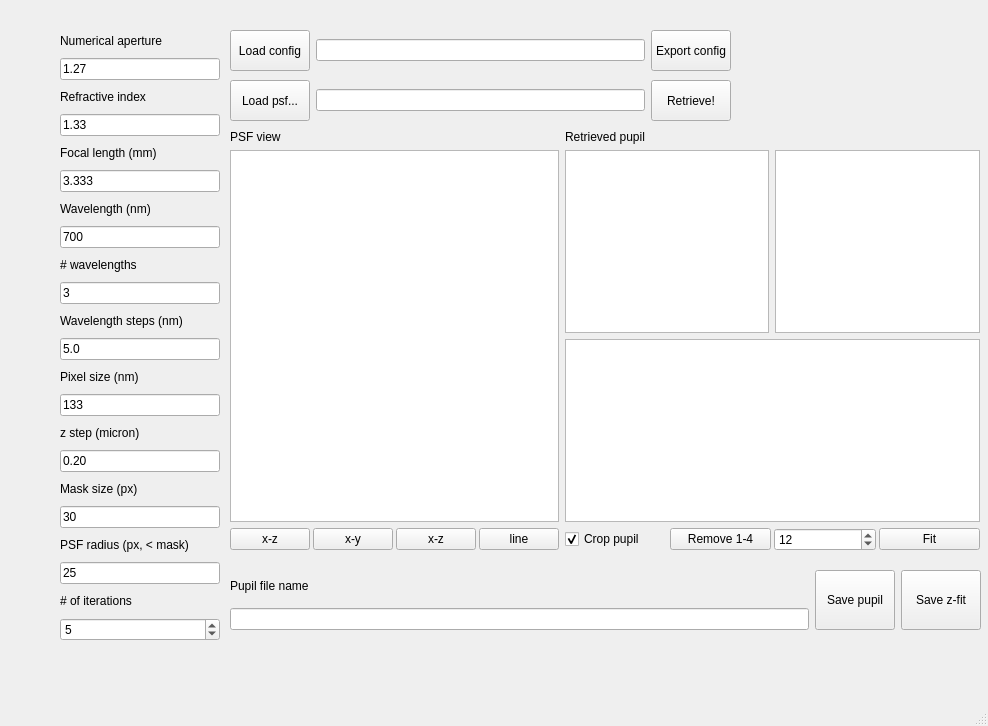
<?xml version="1.0" encoding="UTF-8"?>
<ui version="4.0">
 <class>Form</class>
 <widget class="QMainWindow" name="Form">
  <property name="geometry">
   <rect>
    <x>0</x>
    <y>0</y>
    <width>988</width>
    <height>726</height>
   </rect>
  </property>
  <property name="windowTitle">
   <string>Phase Retrieval</string>
  </property>
  <widget class="QWidget" name="centralwidget">
   <widget class="QWidget" name="verticalLayoutWidget">
    <property name="geometry">
     <rect>
      <x>60</x>
      <y>30</y>
      <width>160</width>
      <height>611</height>
     </rect>
    </property>
    <layout class="QVBoxLayout" name="verticalLayout_syspara">
     <item>
      <widget class="QLabel" name="label_NA">
       <property name="text">
        <string>Numerical aperture</string>
       </property>
      </widget>
     </item>
     <item>
      <widget class="QLineEdit" name="lineEdit_NA">
       <property name="text">
        <string>1.27</string>
       </property>
      </widget>
     </item>
     <item>
      <widget class="QLabel" name="label_nfrac">
       <property name="text">
        <string>Refractive index</string>
       </property>
      </widget>
     </item>
     <item>
      <widget class="QLineEdit" name="lineEdit_nfrac">
       <property name="text">
        <string>1.33</string>
       </property>
      </widget>
     </item>
     <item>
      <widget class="QLabel" name="label_objfl">
       <property name="text">
        <string>Focal length (mm)</string>
       </property>
      </widget>
     </item>
     <item>
      <widget class="QLineEdit" name="lineEdit_objfl">
       <property name="text">
        <string>3.333</string>
       </property>
      </widget>
     </item>
     <item>
      <widget class="QLabel" name="label_wlc">
       <property name="text">
        <string>Wavelength (nm)</string>
       </property>
      </widget>
     </item>
     <item>
      <widget class="QLineEdit" name="lineEdit_wlc">
       <property name="text">
        <string>700</string>
       </property>
      </widget>
     </item>
     <item>
      <widget class="QLabel" name="label_nwl">
       <property name="text">
        <string># wavelengths</string>
       </property>
      </widget>
     </item>
     <item>
      <widget class="QLineEdit" name="lineEdit_nwl">
       <property name="text">
        <string>3</string>
       </property>
      </widget>
     </item>
     <item>
      <widget class="QLabel" name="label_wlstep">
       <property name="text">
        <string>Wavelength steps (nm)</string>
       </property>
      </widget>
     </item>
     <item>
      <widget class="QLineEdit" name="lineEdit_wlstep">
       <property name="text">
        <string>5.0</string>
       </property>
      </widget>
     </item>
     <item>
      <widget class="QLabel" name="label_pxl">
       <property name="text">
        <string>Pixel size (nm)</string>
       </property>
      </widget>
     </item>
     <item>
      <widget class="QLineEdit" name="lineEdit_pxl">
       <property name="text">
        <string>133</string>
       </property>
      </widget>
     </item>
     <item>
      <widget class="QLabel" name="label_dz">
       <property name="text">
        <string>z step (micron)</string>
       </property>
      </widget>
     </item>
     <item>
      <widget class="QLineEdit" name="lineEdit_zstep">
       <property name="text">
        <string>0.20</string>
       </property>
      </widget>
     </item>
     <item>
      <widget class="QLabel" name="label_mask">
       <property name="text">
        <string>Mask size (px)</string>
       </property>
      </widget>
     </item>
     <item>
      <widget class="QLineEdit" name="lineEdit_mask">
       <property name="text">
        <string>30</string>
       </property>
      </widget>
     </item>
     <item>
      <widget class="QLabel" name="label_prad">
       <property name="text">
        <string>PSF radius (px, &lt; mask)</string>
       </property>
      </widget>
     </item>
     <item>
      <widget class="QLineEdit" name="lineEdit_prad">
       <property name="text">
        <string>25</string>
       </property>
      </widget>
     </item>
     <item>
      <widget class="QLabel" name="label_nIt">
       <property name="text">
        <string># of iterations</string>
       </property>
      </widget>
     </item>
     <item>
      <widget class="QSpinBox" name="spinBox_nIt">
       <property name="minimum">
        <number>3</number>
       </property>
       <property name="value">
        <number>5</number>
       </property>
      </widget>
     </item>
    </layout>
   </widget>
   <widget class="QWidget" name="gridLayoutWidget">
    <property name="geometry">
     <rect>
      <x>230</x>
      <y>130</y>
      <width>750</width>
      <height>421</height>
     </rect>
    </property>
    <layout class="QGridLayout" name="gridLayout_display">
     <item row="1" column="1">
      <layout class="QVBoxLayout" name="verticalLayout_2">
       <item>
        <layout class="QHBoxLayout" name="horizontalLayout_4">
         <item>
          <widget class="MatplotlibWidget" name="mpl_phase"/>
         </item>
         <item>
          <widget class="MatplotlibWidget" name="mpl_ampli">
           <property name="sizePolicy">
            <sizepolicy hsizetype="Preferred" vsizetype="Expanding">
             <horstretch>0</horstretch>
             <verstretch>0</verstretch>
            </sizepolicy>
           </property>
          </widget>
         </item>
        </layout>
       </item>
       <item>
        <widget class="MatplotlibWidget" name="mpl_zernike">
         <property name="sizePolicy">
          <sizepolicy hsizetype="Preferred" vsizetype="Preferred">
           <horstretch>0</horstretch>
           <verstretch>0</verstretch>
          </sizepolicy>
         </property>
        </widget>
       </item>
      </layout>
     </item>
     <item row="2" column="1">
      <layout class="QHBoxLayout" name="horizontalLayout_3">
       <property name="spacing">
        <number>3</number>
       </property>
       <item>
        <widget class="QCheckBox" name="checkBox_crop">
         <property name="text">
          <string>Crop pupil</string>
         </property>
         <property name="checked">
          <bool>true</bool>
         </property>
        </widget>
       </item>
       <item>
        <widget class="QPushButton" name="pushButton_rm4">
         <property name="text">
          <string>Remove 1-4</string>
         </property>
        </widget>
       </item>
       <item>
        <widget class="QSpinBox" name="spinBox_nmode">
         <property name="minimum">
          <number>5</number>
         </property>
         <property name="value">
          <number>12</number>
         </property>
        </widget>
       </item>
       <item>
        <widget class="QPushButton" name="pushButton_pffit">
         <property name="sizePolicy">
          <sizepolicy hsizetype="Minimum" vsizetype="Fixed">
           <horstretch>0</horstretch>
           <verstretch>0</verstretch>
          </sizepolicy>
         </property>
         <property name="text">
          <string>Fit</string>
         </property>
        </widget>
       </item>
      </layout>
     </item>
     <item row="1" column="0">
      <widget class="MatplotlibWidget" name="mpl_psf"/>
     </item>
     <item row="2" column="0">
      <layout class="QHBoxLayout" name="horizontalLayout">
       <property name="spacing">
        <number>3</number>
       </property>
       <item>
        <widget class="QPushButton" name="pushButton_yzview">
         <property name="sizePolicy">
          <sizepolicy hsizetype="Minimum" vsizetype="Fixed">
           <horstretch>0</horstretch>
           <verstretch>0</verstretch>
          </sizepolicy>
         </property>
         <property name="text">
          <string>x-z</string>
         </property>
        </widget>
       </item>
       <item>
        <widget class="QPushButton" name="pushButton_xyview">
         <property name="sizePolicy">
          <sizepolicy hsizetype="Minimum" vsizetype="Fixed">
           <horstretch>0</horstretch>
           <verstretch>0</verstretch>
          </sizepolicy>
         </property>
         <property name="text">
          <string>x-y</string>
         </property>
        </widget>
       </item>
       <item>
        <widget class="QPushButton" name="pushButton_xzview">
         <property name="sizePolicy">
          <sizepolicy hsizetype="Minimum" vsizetype="Fixed">
           <horstretch>0</horstretch>
           <verstretch>0</verstretch>
          </sizepolicy>
         </property>
         <property name="text">
          <string>x-z</string>
         </property>
        </widget>
       </item>
       <item>
        <widget class="QPushButton" name="pushButton_lineview">
         <property name="sizePolicy">
          <sizepolicy hsizetype="Minimum" vsizetype="Fixed">
           <horstretch>0</horstretch>
           <verstretch>0</verstretch>
          </sizepolicy>
         </property>
         <property name="text">
          <string>line</string>
         </property>
        </widget>
       </item>
      </layout>
     </item>
     <item row="0" column="0">
      <widget class="QLabel" name="label_psfview">
       <property name="text">
        <string>PSF view</string>
       </property>
      </widget>
     </item>
     <item row="0" column="1">
      <widget class="QLabel" name="label_pupilview">
       <property name="sizePolicy">
        <sizepolicy hsizetype="Minimum" vsizetype="Preferred">
         <horstretch>0</horstretch>
         <verstretch>0</verstretch>
        </sizepolicy>
       </property>
       <property name="text">
        <string>Retrieved pupil</string>
       </property>
      </widget>
     </item>
    </layout>
   </widget>
   <widget class="QWidget" name="horizontalLayoutWidget_4">
    <property name="geometry">
     <rect>
      <x>230</x>
      <y>570</y>
      <width>751</width>
      <height>60</height>
     </rect>
    </property>
    <layout class="QHBoxLayout" name="horizontalLayout_pfsave">
     <item>
      <layout class="QVBoxLayout" name="verticalLayout">
       <item>
        <widget class="QLabel" name="label_pupilfname">
         <property name="text">
          <string>Pupil file name</string>
         </property>
        </widget>
       </item>
       <item>
        <widget class="QLineEdit" name="lineEdit_pupilfname">
         <property name="text">
          <string/>
         </property>
        </widget>
       </item>
      </layout>
     </item>
     <item>
      <widget class="QPushButton" name="pushButton_savepupil">
       <property name="sizePolicy">
        <sizepolicy hsizetype="Minimum" vsizetype="Expanding">
         <horstretch>0</horstretch>
         <verstretch>0</verstretch>
        </sizepolicy>
       </property>
       <property name="text">
        <string>Save pupil</string>
       </property>
      </widget>
     </item>
     <item>
      <widget class="QPushButton" name="pushButton_savefit">
       <property name="sizePolicy">
        <sizepolicy hsizetype="Minimum" vsizetype="Expanding">
         <horstretch>0</horstretch>
         <verstretch>0</verstretch>
        </sizepolicy>
       </property>
       <property name="text">
        <string>Save z-fit</string>
       </property>
      </widget>
     </item>
    </layout>
   </widget>
   <widget class="QWidget" name="horizontalLayoutWidget">
    <property name="geometry">
     <rect>
      <x>230</x>
      <y>80</y>
      <width>501</width>
      <height>41</height>
     </rect>
    </property>
    <layout class="QHBoxLayout" name="horizontalLayout_load">
     <item>
      <widget class="QPushButton" name="pushButton_loadpsf">
       <property name="sizePolicy">
        <sizepolicy hsizetype="Minimum" vsizetype="Minimum">
         <horstretch>0</horstretch>
         <verstretch>0</verstretch>
        </sizepolicy>
       </property>
       <property name="text">
        <string>Load psf...</string>
       </property>
      </widget>
     </item>
     <item>
      <widget class="QLineEdit" name="lineEdit_loadpsf"/>
     </item>
     <item>
      <widget class="QPushButton" name="pushButton_retrieve">
       <property name="sizePolicy">
        <sizepolicy hsizetype="Minimum" vsizetype="Expanding">
         <horstretch>0</horstretch>
         <verstretch>0</verstretch>
        </sizepolicy>
       </property>
       <property name="text">
        <string>Retrieve!</string>
       </property>
      </widget>
     </item>
    </layout>
   </widget>
   <widget class="QWidget" name="horizontalLayoutWidget_2">
    <property name="geometry">
     <rect>
      <x>230</x>
      <y>30</y>
      <width>501</width>
      <height>41</height>
     </rect>
    </property>
    <layout class="QHBoxLayout" name="horizontalLayout_conf">
     <item>
      <widget class="QPushButton" name="pushButton_loadconf">
       <property name="sizePolicy">
        <sizepolicy hsizetype="Minimum" vsizetype="Expanding">
         <horstretch>0</horstretch>
         <verstretch>0</verstretch>
        </sizepolicy>
       </property>
       <property name="text">
        <string>Load config</string>
       </property>
      </widget>
     </item>
     <item>
      <widget class="QLineEdit" name="lineEdit_conf"/>
     </item>
     <item>
      <widget class="QPushButton" name="pushButton_exconf">
       <property name="sizePolicy">
        <sizepolicy hsizetype="Minimum" vsizetype="Expanding">
         <horstretch>0</horstretch>
         <verstretch>0</verstretch>
        </sizepolicy>
       </property>
       <property name="text">
        <string>Export config</string>
       </property>
      </widget>
     </item>
    </layout>
   </widget>
  </widget>
  <widget class="QMenuBar" name="menubar">
   <property name="geometry">
    <rect>
     <x>0</x>
     <y>0</y>
     <width>988</width>
     <height>22</height>
    </rect>
   </property>
  </widget>
  <widget class="QStatusBar" name="statusbar"/>
 </widget>
 <customwidgets>
  <customwidget>
   <class>MatplotlibWidget</class>
   <extends>QGraphicsView</extends>
   <header>matplotlibwidget.h</header>
  </customwidget>
 </customwidgets>
 <resources/>
 <connections/>
</ui>
